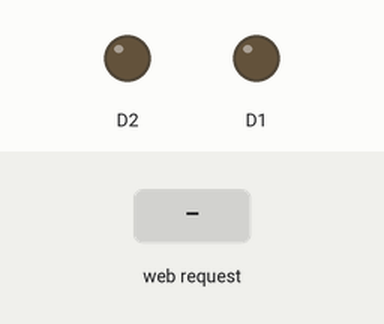
Simulated run of this sketch. Board: ESP8266 (NodeMCU). On the bench: output pins drawn as LEDs (lit = HIGH). Inputs (shaded band) come from the test bench. WiFi joins after 1.5 s; servers stay silent unless stated; what the sketch prints to the serial monitor is not drawn.

Above: at 2.7 s.
2.8 s: HTTP request GET /LED=OFF received
At 3.2 s:
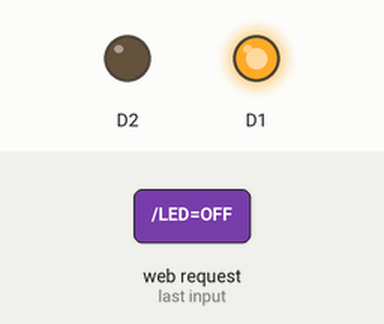
4.3 s: HTTP request GET /LED=ON received
At 5.6 s:
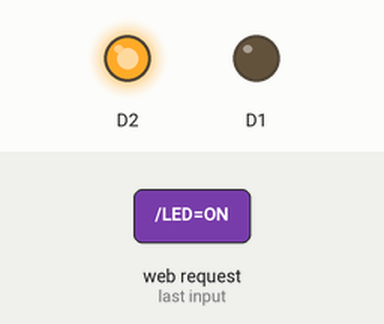
Timing chart, 0 to 7.3 s (numbered marks = the images above; inputs shaded):
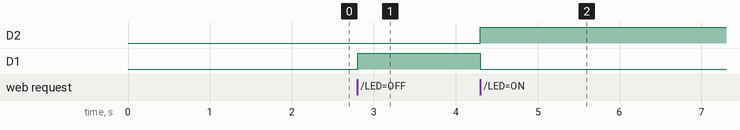

Measured:
- after the input at 2.8 s, D1: LOW → HIGH at once
- after the input at 4.3 s, D2: LOW → HIGH at once; D1: HIGH → LOW at once

The sketch:

Testwifi2.ino
```cpp
#include <ESP8266WiFi.h>


const char* ssid = "LAPTOP-N8IDRCOR 7614";
const char* password = "&t071F53";


int ledPin = 13; // GPIO13 Arduino = D7 NodeMCU

WiFiServer server(80);


void setup() {


Serial.begin(115200);

delay(10);
pinMode(D1,OUTPUT);
pinMode(D2,OUTPUT);


// Connect to WiFi network

Serial.println();

Serial.println();

Serial.print("Connecting to ");

Serial.println(ssid);


WiFi.begin(ssid, password);


while (WiFi.status() != WL_CONNECTED) {

delay(500);

Serial.print(".");

}

Serial.println("");

Serial.println("WiFi connected");


// Start the server

server.begin();

Serial.println("Server started");


// Print the IP address

Serial.print("Use this URL to connect: ");

Serial.print("http://");

Serial.print(WiFi.localIP());

Serial.println("/");

}


void loop() {

// Check if a client has connected

WiFiClient client = server.available();

if (!client) {

return;

}


// Wait until the client sends some data

Serial.println("new client");

while(!client.available()){

delay(1);

}


// Read the first line of the request

String request = client.readStringUntil('\r');

Serial.println(request);

client.flush();


// Match the request


int value = LOW;

if (request.indexOf("/LED=OFF") != -1)  {

analogWrite(D1,1024);
analogWrite(D2,0);

value = HIGH;

}

if (request.indexOf("/LED=ON") != -1)  {

analogWrite(D1,0);
analogWrite(D2,1024);

value = LOW;

}


// Set ledPin according to the request

//digitalWrite(ledPin, value);


// Return the response

client.println("HTTP/1.1 200 OK");

client.println("Content-Type: text/html");

client.println(""); //  do not forget this one

client.println("<!DOCTYPE HTML>");

client.println("<html>");


client.print("Led pin is now: ");


if(value == HIGH) {

client.print("Off");

}else {    client.print("On");

}

client.println("<br><br>");

client.println("<a href=\"/LED=ON\"\"><button>Turn on </button></a>");

client.println("<a href=\"/LED=OFF\"\"><button>Turn off </button></a><br />");

client.println("</html>");


delay(1);


}
```
